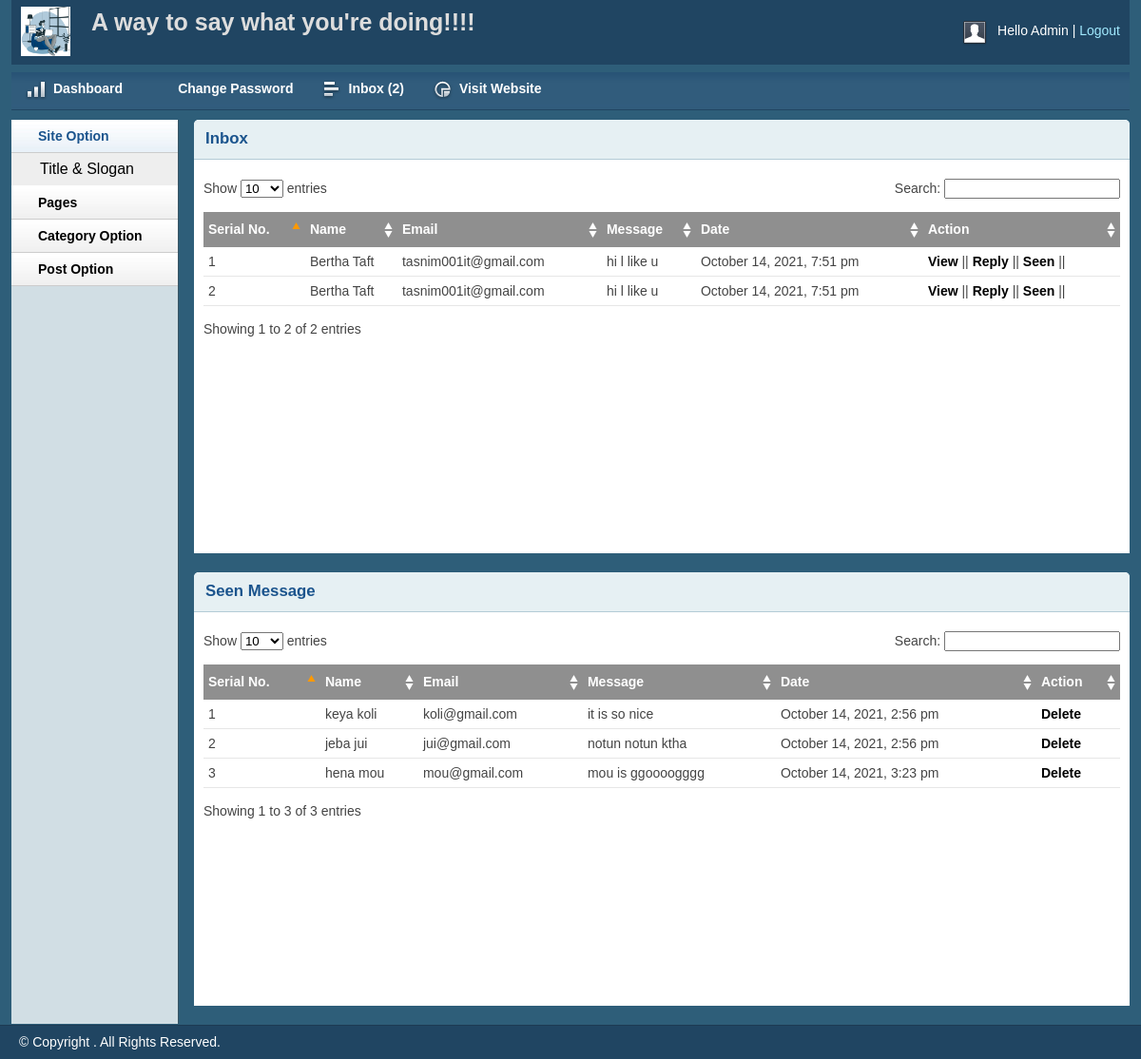
/admin/inbox.php (signed in), run on the app's committed database.
### tables this page shows
CREATE TABLE `tbl_contact` (
  `id` int(11) NOT NULL,
  `firstname` varchar(255) NOT NULL,
  `lastname` varchar(255) NOT NULL,
  `email` varchar(255) NOT NULL,
  `body` text NOT NULL,
  `status` int(11) NOT NULL DEFAULT 0,
  `date` timestamp NOT NULL DEFAULT current_timestamp()
);

### lib/Database.php (called while the page is built, shortened)
<?php
Class Database{
	public $host   = DB_HOST;
	public $user   = DB_USER;
	public $pass   = DB_PASS;
	public $dbname = DB_NAME;
	public $link;
	private function connectDB(){
	$this->link = new mysqli($this->host, $this->user, $this->pass, $this->dbname);
 }
	public function select($query){
		$result = $this->link->query($query) or die($this->link->error.__LINE__);
		if($result->num_rows > 0){
			return $result;
		} else {
			return false;
		}
	}
}

### helpers/Format.php (called while the page is built, shortened)
<?php
class Format
{
   public function formatDate($date){
    return  date('F j, Y, g:i a',strtotime($date));
   }
}
?>

### admin/inbox.php (the view, shortened to what this page needs)
<?php include 'inc/header.php'?>
<?php include 'inc/sidebar.php'?>
        <div class="grid_10">
            <div class="box round first grid">
                <h2>Inbox</h2>
                <div class="block">
                    <table class="data display datatable" id="example">
					<thead>
						<tr>
							<th>Serial No.</th>
							<th>Name</th>
							<th>Email</th>
							<th>Message</th>
							<th>Date</th>
							<th>Action</th>
						</tr>
					</thead>
					<tbody>
					<?php
						$query = "SELECT * FROM tbl_contact WHERE status ='0' ORDER BY id";
						$msg = $db->select($query);
						$i = 0;
						if ($msg) :
							while ($result = $msg->fetch_assoc()) :
								$i++;
						?>
						<tr class="odd gradeX">
							<td><?= $i;?></td>
							<td><?= $result['firstname'] .' '.$result['lastname'];?></td>
							<td><?= $result['email'];?></td>
							<td><?= strip_tags(substr($result['body'],0,100));?></td>
							<td><?= $fm->formatDate($result['date']);?></td>
							<td><a href="viewmsg.php?id=<?= $result['id'];?>">View</a> ||
								<a href="reply.php?id=<?= $result['id'];?>">Reply</a> ||
								<a onclick="return confirm('r u sure to move the message!!');" href="?id=<?= $result['id'];?>">Seen</a> ||
							</td>
						</tr>
						<?php endwhile?>
						<?php endif?>
					</tbody>
				</table>
               </div>
            </div>
			<div class="box round first grid">
                <h2>Seen Message</h2>
                <div class="block">
				<table class="data display datatable" id="example">
					<thead>
						<tr>
							<th>Serial No.</th>
							<th>Name</th>
							<th>Email</th>
							<th>Message</th>
							<th>Date</th>
							<th>Action</th>
						</tr>
					</thead>
					<tbody>
					<?php
						$query = "SELECT * FROM tbl_contact WHERE status ='1' ORDER BY id";
						$msg = $db->select($query);
						$i = 0;
						if ($msg) :
							while ($result = $msg->fetch_assoc()) :
								$i++;
						?>
						<tr class="odd gradeX">
							<td><?= $i;?></td>
							<td><?= $result['firstname'] .' '.$result['lastname'];?></td>
							<td><?= $result['email'];?></td>
							<td><?= strip_tags(substr($result['body'],0,100));?></td>
							<td><?= $fm->formatDate($result['date']);?></td>
							<td>
								<a onclick="return confirm('r u sure to delete the message!!');" href="?delid=<?= $result['id'];?>">Delete</a>
							</td>
						</tr>
						<?php endwhile?>
						<?php endif?>
					</tbody>
				</table>
               </div>
            </div>
        </div>
        <?php include 'inc/footer.php';?>

### admin/css/layout.css (style rules this page uses)
body { background: #fff none repeat scroll 0 0; color: #444; font-size: 14px; padding: 0; }
a { color: #000; font-weight:bold; text-decoration: none; }
h1, h2, h3, h4, h5, h6 { line-height:1.2em; margin-bottom:.3em; }
h2 { margin-top:1em; }
.box { background:#fff; margin-bottom:20px; padding:10px 10px 10px 10px; margin-left:-8px; }
.box.grid { padding-bottom:40px; }
.box.round { -moz-border-radius: 5px 5px 0px 0px; -webkit-border-radius: 5px 5px 0px 0px; border-radius: 5px 5px 0px 0px; }
.box h2 { font-size:1.2em; font-weight:bold; color:#1B548D; background:#E6F0F3; margin:-10px -10px 0 -10px; padding:10px 12px; border-bottom:1px solid #B3CBD6; -moz-border-radius: 5px 5px 0px 0px; -webkit-border-radius: 5px 5px 0px 0px; border-radius: 5px 5px 0px 0px; }
.box.first { min-height: 406px; }
.block { padding-top:20px; }
.block { padding-bottom:1px; }
table.display { margin: 0 auto; clear: both; width: 100%; }
.sorting_asc { background: #8f8f8f url(../img/table/sort_asc.png) no-repeat center right; padding:8px 5px; text-align:left; color:#fff; }
.sorting { background:#8f8f8f url(../img/table/sort_both.png) no-repeat center right; padding:8px 5px; text-align:left; color:#fff; }
tr.odd { height: 30px; line-height: 30px; border-bottom:1px solid #e6e6e6; }
tr.even { height: 30px; line-height: 30px; border-bottom:1px solid #e6e6e6; }
tr.odd td, tr.even td { padding-left:5px; }

### data on the page
tbl_contact: firstname "Bertha", lastname "Taft", email "tasnim001it@gmail.com", body "hi l like u", date "October 14, 2021, 7:51 pm"
tbl_contact: firstname "Bertha", lastname "Taft", email "tasnim001it@gmail.com", body "hi l like u", date "October 14, 2021, 7:51 pm"
tbl_contact: firstname "keya", lastname "koli", email "koli@gmail.com", body "it is so nice", date "October 14, 2021, 2:56 pm"
tbl_contact: firstname "jeba", lastname "jui", email "jui@gmail.com", body "notun notun ktha", date "October 14, 2021, 2:56 pm"
tbl_contact: firstname "hena", lastname "mou", email "mou@gmail.com", body "mou is ggoooogggg", date "October 14, 2021, 3:23 pm"

### other printed values
$count "2"
